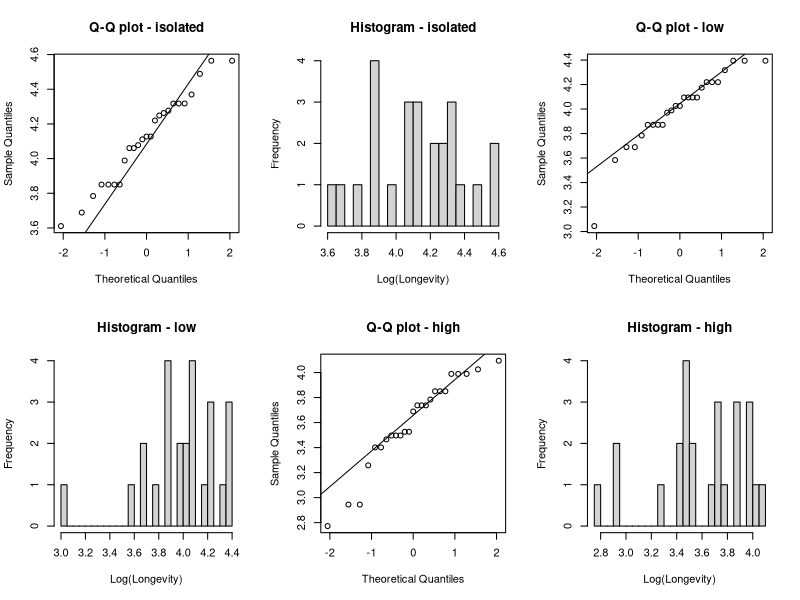
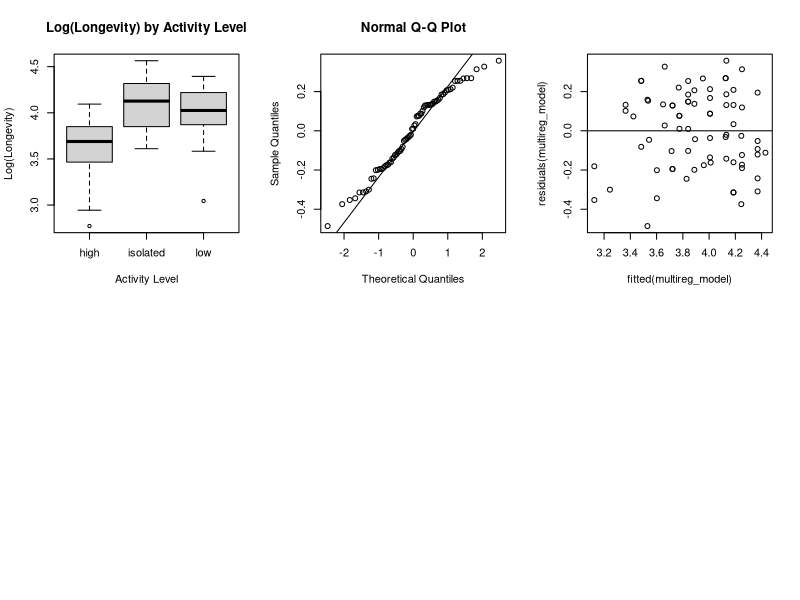
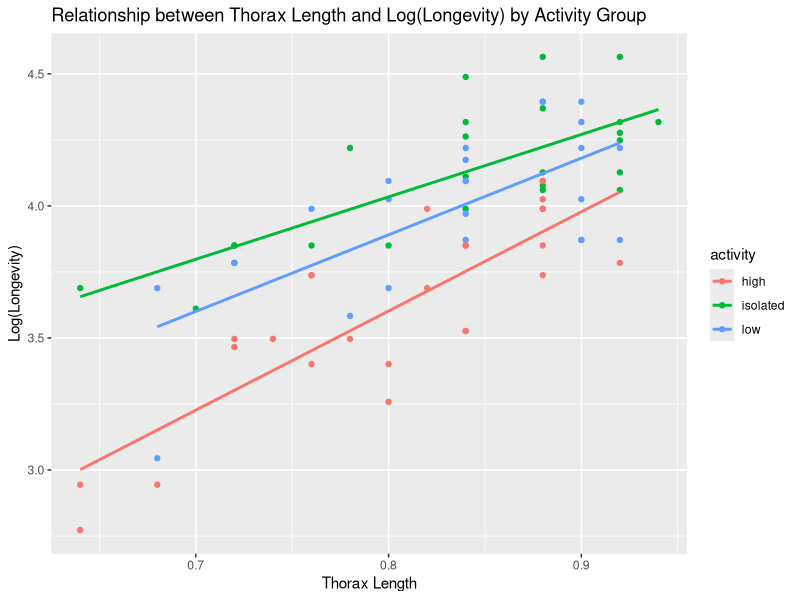
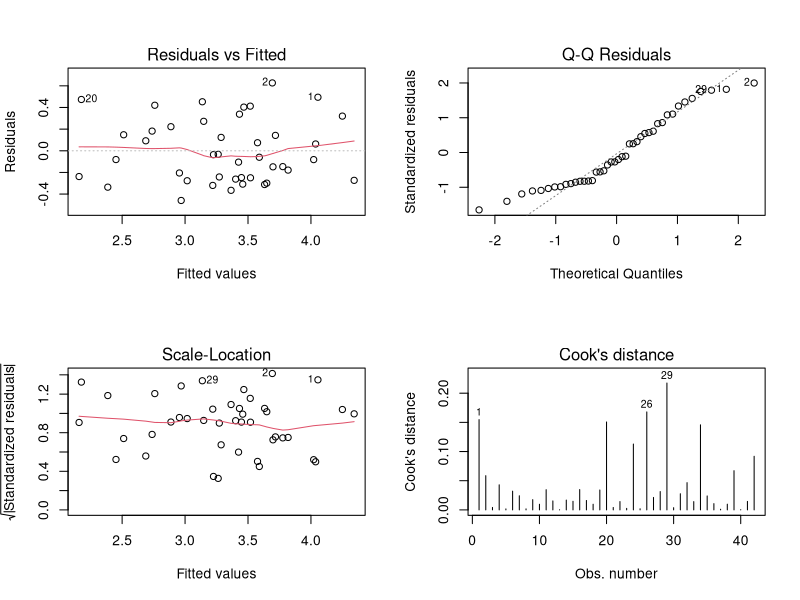

The R source for these figures, in order: (Note: this script raises an error after producing the figures.)
## ---- chunk 1
knitr::opts_chunk$set(echo = TRUE)
set.seed(333)
library(lme4)
library(Matrix)
library(carData)
library(ggplot2)
options(digits=3)
## ---- chunk 2
fruitfly_data=read.table(file="fruitflies.txt",header=TRUE)
## ---- chunk 3
fruitfly_data=read.table(file="fruitflies.txt",header=TRUE)
## ---- chunk 4
head(fruitfly_data)
fruitfly_data$loglongevity = log(fruitfly_data$longevity)
head(fruitfly_data)

par(mfrow = c(2, 3))

for (activity_level in unique(fruitfly_data$activity)) {
  data_subset = subset(fruitfly_data, activity == activity_level)$loglongevity
  
  qqnorm(data_subset, main = paste("Q-Q plot -", activity_level))
  qqline(data_subset)
  
  hist(data_subset, main = paste("Histogram -", activity_level), xlab = "Log(Longevity)", breaks = 20)
  
  shapiro_test = shapiro.test(data_subset)
  cat("Shapiro-Wilk test for", activity_level, "activity: p-value =", shapiro_test$p.value, "\n")
}

boxplot(loglongevity ~ activity, data = fruitfly_data, main = "Log(Longevity) by Activity Level", xlab = "Activity Level", ylab = "Log(Longevity)")

kruskal.test(loglongevity ~ activity, data = fruitfly_data)

aggregate(loglongevity ~ activity, data = fruitfly_data, FUN = median)

## ---- chunk 5
multireg_model = lm(loglongevity ~ activity + thorax, data = fruitfly_data)
summary(multireg_model)

qqnorm(residuals(multireg_model))
qqline(residuals(multireg_model))
plot(fitted(multireg_model), residuals(multireg_model))
abline(h = 0)
## ---- chunk 6

average_thorax = mean(fruitfly_data$thorax)

new_data = expand.grid(activity = unique(fruitfly_data$activity), thorax = average_thorax)

new_data$predicted_loglongevity = predict(multireg_model, newdata = new_data)

new_data$predicted_longevity = exp(new_data$predicted_loglongevity)

print(new_data)


## ---- chunk 7
ggplot(fruitfly_data, aes(x = thorax, y = loglongevity, color = activity)) +
  geom_point() +
  geom_smooth(method = "lm", se = FALSE) +
  labs(title = "Relationship between Thorax Length and Log(Longevity) by Activity Group",
       x = "Thorax Length",
       y = "Log(Longevity)")

# added interaction between thorax and activity for regression model
interaction_model <- lm(loglongevity ~ thorax * activity, data = fruitfly_data)
summary(interaction_model)

## ---- chunk 8
birthweight_data=read.csv(file="Birthweight.csv",header=TRUE)

## ---- chunk 9
# Assuming birthweight_data is your dataset
summary(birthweight_data)

# Fit a linear model
TJ_BW <- lm(Birthweight ~ Length + Headcirc + Gestation + mage + mnocig + mheight + mppwt + fage + fedyrs + fnocig + fheight, data=birthweight_data)

# Plot diagnostics for influential points
par(mfrow=c(2,2))
plot(TJ_BW, which=1:4) # Plots for residuals, leverage, etc.
round(cooks.distance(TJ_BW),2)


## ---- chunk 10
predictors <- birthweight_data[, c("Length", "Headcirc", "Gestation", "mage", "mnocig", "mheight", "mppwt", "fage", "fedyrs", "fnocig", "fheight")]
print(cor(predictors))
library(carData)
vif_values <- vif(TJ_BW)
print(vif_values)
## ---- chunk 11
summary(TJ_BW)
TJ_BW_reduced <- step(TJ_BW, direction = "backward")
summary(TJ_BW_reduced)
## ---- chunk 12
plot(TJ_BW_reduced, which = 1)

qqnorm(residuals(TJ_BW_reduced))
qqline(residuals(TJ_BW_reduced))
shapiro.test(residuals(TJ_BW_reduced))
## ---- chunk 13
# Calculate the average values for the predictors
avg_data <- data.frame(
  Length = mean(birthweight_data$Length, na.rm = TRUE),
  Headcirc = mean(birthweight_data$Headcirc, na.rm = TRUE),
  Gestation = mean(birthweight_data$Gestation, na.rm = TRUE),
  mage = mean(birthweight_data$mage, na.rm = TRUE),
  mppwt = mean(birthweight_data$mppwt, na.rm = TRUE),
  fheight = mean(birthweight_data$fheight, na.rm = TRUE)
)

# Assuming your model is named 'TJ_BW_reduced' and is already fitted with the correct formula
# Predict the Birthweight for the average values with 95% confidence interval
confidence_interval <- predict(TJ_BW_reduced, newdata = avg_data, interval = "confidence", level = 0.95)

# Predict the Birthweight for the average values with 95% prediction interval
prediction_interval <- predict(TJ_BW_reduced, newdata = avg_data, interval = "prediction", level = 0.95)

# View the results
confidence_interval
prediction_interval
## ---- chunk 14
library(glmnet)
set.seed(3)
x=as.matrix(birthweight_data[,-3]) #remove the response variable
y=as.double(as.matrix(birthweight_data[,3])) #only the response variable
train=sample(1:nrow(x),0.67*nrow(x)) # train by using 2/3 of the data
x.train=x[train,]; y.train=y[train] # data to train
x.test=x[-train,]; y.test=y[-train] # data to test the prediction quality
lasso.mod=glmnet(x.train,y.train,alpha=1)
cv.lasso=cv.glmnet(x.train,y.train,alpha=1,type.measure="mse")
plot(lasso.mod,label=T,xvar="lambda") #have a look at the lasso path
plot(cv.lasso) # the best lambda by cross-validation
lambda.min=cv.lasso$lambda.min; lambda.1se=cv.lasso$lambda.1se
coef(lasso.mod,s=cv.lasso$lambda.1se) #beta’s for the best lambda
y.pred=predict(lasso.mod,s=lambda.1se,newx=x.test) #predict for test
mse.lasso=mean((y.test-y.pred)^2) #mse for the predicted test rows
## ---- chunk 15
awards_data=read.table(file="awards.txt",header=TRUE)
